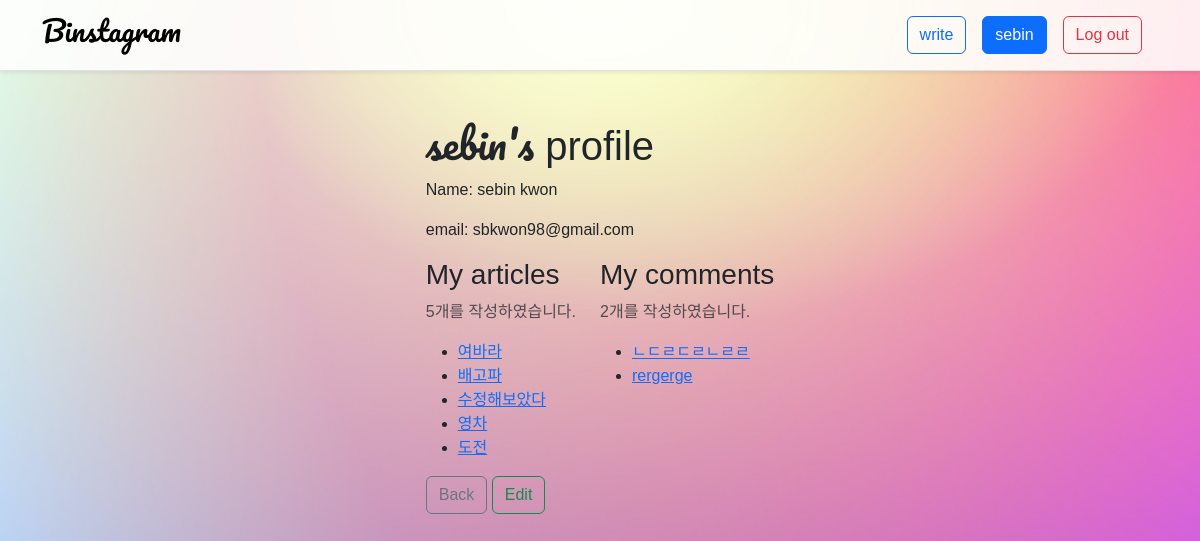
/accounts/1/ (signed in), run on the app's committed database.
### accounts/models.py (models this page shows)
class User(AbstractUser):
    pass

### articles/models.py (models this page shows)
class Article(models.Model):
    title = models.CharField(max_length=80)
    content = models.TextField()
    created_at = models.DateTimeField(auto_now_add=True)
    image = ProcessedImageField(
        upload_to='images/',
        blank=True,
        processors=[ResizeToFill(500,500)],
        format='JPEG',
        options={'quality':80}
        )
    user = models.ForeignKey(settings.AUTH_USER_MODEL, on_delete=models.CASCADE)

class Comment(models.Model):
    article = models.ForeignKey(Article, on_delete=models.CASCADE)
    content = models.CharField(max_length=80)
    created_at = models.DateTimeField(auto_now_add=True)
    user = models.ForeignKey(settings.AUTH_USER_MODEL, on_delete=models.CASCADE)

### accounts/views.py (the view)
# urls.py: path('accounts/<int:pk>/', views.detail, name='detail'),
@login_required
def detail(request, pk):
    user = get_user_model().objects.get(pk=pk)
    context = {
        'user' : user
    }
    return render(request, 'accounts/detail.html', context)

### accounts/templates/accounts/detail.html
{% extends 'base.html' %}
{% load django_bootstrap5 %}
{% load static %}
{% block content %}
<div>
  <h1><span class="detailName">{{ user.username }}'s</span> profile</h1>
  <p>Name: {{ user.first_name }} {{ user.last_name }}</p>
  <p>email: {{ user.email }}</p>
  <div class="d-flex flex-row">
    <div class="me-4">
      <h3 class="fw-light">My articles</h3>
      <p class="text-muted">{{ user.article_set.count }}개를 작성하였습니다.</p>
      <ul>
      {% for article in user.article_set.all %}
       <li><a href="{% url 'articles:detail' article.pk %}">{{ article.title }}</a></li>
      {% endfor %}
      </ul>
    </div>
    <div>
      <h3 class="fw-light">My comments</h3>
      <p class="text-muted">{{ user.comment_set.count }}개를 작성하였습니다.</p>
      <ul>
      {% for comment in user.comment_set.all %}
      <li><a href="{% url 'articles:detail' comment.article.pk %}">{{ comment.content }}</a></li>
      {% endfor %}
      </ul>
    </div>
  </div>
  <a class="btn btn-outline-secondary" href="{% url 'articles:index' %}">Back</a>
  <a class="btn btn-outline-success" href="{% url 'accounts:update' user.pk %}">Edit</a>
</div>
{% endblock %}

### templates/base.html (shortened to what this page needs)
{% load django_bootstrap5 %}
{% load static %}
<!DOCTYPE html>
<html lang="en">
<head>
  <link rel="stylesheet" href="{% static 'css/style.css' %}">
  {% bootstrap_css %}
</head>
<body class="body bg-light">
  <nav class="shadow-sm sticky-top navbar navbar-expand-lg border-bottom" style="background-color: rgba(255, 255, 255, 0.871);">
    <div class="container">
      <a class="navbar-brand" href="{% url 'articles:index' %}"><h1 class="logo">Binstagram</h1></a>
      <div class="collapse navbar-collapse justify-content-end" id="navbarNav">
        <ul class="navbar-nav">
          {% if user.is_authenticated %}
          <li class="nav-item">
            <a class="btn btn-outline-primary me-3 my-2" href="{% url 'articles:create' %}">write</a>
          </li>
          <li class="nav-item me-3 my-2">
            <a class="btn btn-primary" href="{% url 'accounts:detail' user.pk %}">{{ user }}</a>
          </li>
          <li class="nav-item me-3 my-2">
            <a class="btn btn-outline-danger" href="{% url 'accounts:logout' %}">Log out</a>
          </li>
          {% endif %}
        </ul>
      </div>
    </div>
  </nav>
  <div class="container d-flex justify-content-center mt-5">
  {% block content %}
  {% endblock %}
  </div>
</body>
</html>

### static/css/style.css (style rules this page uses)
.body { font-family: 'Montserrat', sans-serif; font-family: 'Noto Sans KR', sans-serif; min-height: 100vh; width: 100vw; background-image: url('../images/2.jpg'); background-repeat : no-repeat; background-size : cover; }
.logo { font-size: 28px; font-family: 'Pacifico', cursive; }
.detailName { font-family: 'Pacifico', cursive; }

### data on the page
User: username "sebin", first_name "sebin", last_name "kwon", email "sbkwon98@gmail.com", article_set.count "5", comment_set.count "2"
Article: title "여바라"
Article: title "배고파"
Article: title "수정해보았다"
Article: title "영차"
Article: title "도전"
Comment: content "ㄴㄷㄹㄷㄹㄴㄹㄹ"
Comment: content "rergerge"
